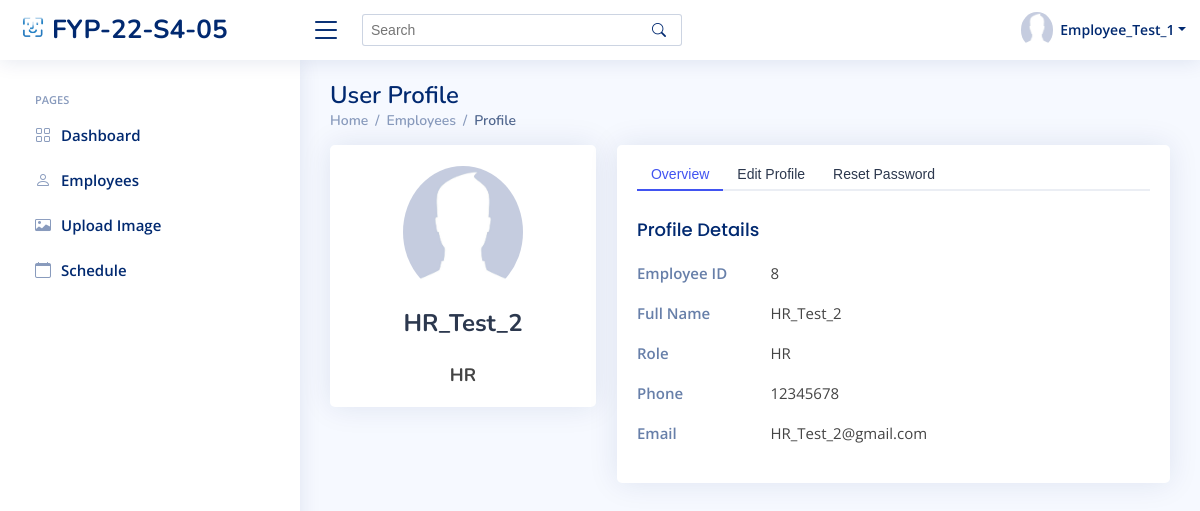
/sys_admin/view_employees/edit/8 (signed in), run on an earlier commit of the app's database.
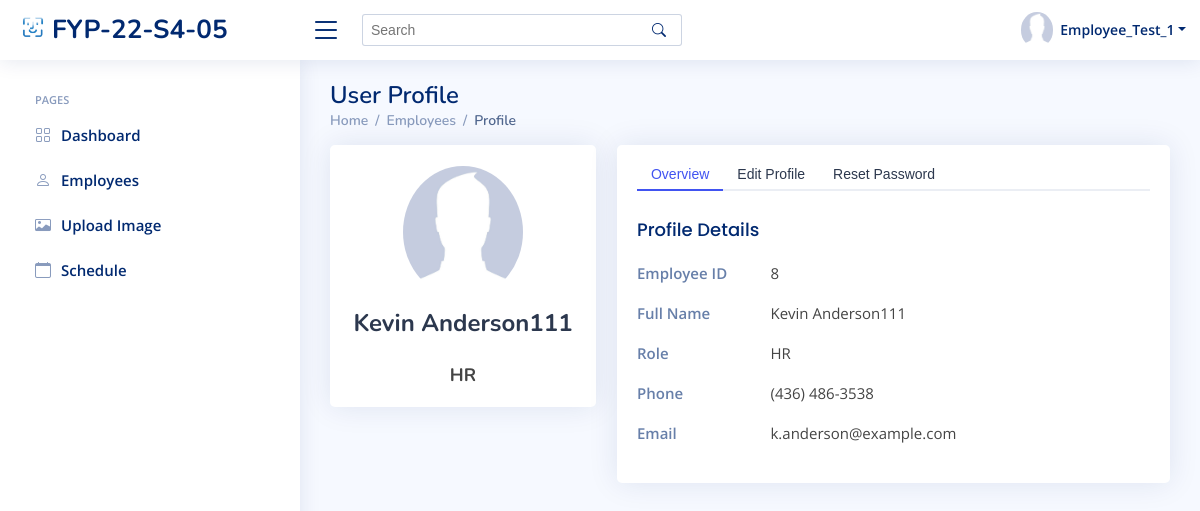
And on a later commit of the database.
### index/models.py (models this page shows, shortened)
class Employee(models.Model):
	Employee_ID = models.IntegerField(primary_key=True)
	Full_Name = models.CharField(max_length=100)
	Phone_Number = models.CharField(max_length=100)
	Email_Address = models.EmailField()
	Role = models.ForeignKey(Role, on_delete=models.CASCADE)
	Profile_Image = models.ImageField(default='profile_pics/default.jpg', upload_to='profile_pics')
	Password = models.CharField(max_length=256)
	Start_Date = models.DateField(auto_now_add=True)

### index/views/sys_admin.py (the view)
# urls.py: path('sys_admin/view_employees/edit/<int:edit_employee_id>', sys_admin.edit_employee, name='sys_admin_edit_employee'),
def edit_employee(request, edit_employee_id):
	if 'Employee_ID' in request.session:
		currentEmployee = Employee.objects.get(Employee_ID=request.session['Employee_ID'])
		if request.method == 'POST':
			edit_employee = Employee.objects.get(Employee_ID=edit_employee_id)
			edit_employee.Full_Name = request.POST.get('fullName')
			edit_employee.Role = Role.objects.get(Role_Name=request.POST.get('newRole'))
			edit_employee.Phone_Number = request.POST.get('phone')
			edit_employee.Email_Address = request.POST.get('email')
			edit_emplyee.save()
			return redirect('/sys_admin/view_employees/edit/' + str(edit_employee_id))
		else:
			if Employee.objects.filter(Employee_ID=edit_employee_id).count() == 1:
				edit_employee = Employee.objects.get(Employee_ID=edit_employee_id)
				context = {
					'edit_employee_id' : edit_employee_id,
					'edit_employee_full_name' : edit_employee.Full_Name,
					'edit_employee_role' : edit_employee.Role,
					'edit_employee_phone' : edit_employee.Phone_Number,
					'edit_employee_email' : edit_employee.Email_Address,
					'edit_employee_pfp' : edit_employee.Profile_Image.url,
					'Full_Name' : currentEmployee.Full_Name,
					'Role' : currentEmployee.Role.Role_Name,
					'PFP' : currentEmployee.Profile_Image.url,
				}
			return render(request, 'sys_admin/sys_admin_edit_employee.html', context)
	else:
		messages.error(request, 'Please login')
		return redirect('login')

### index/models.py (called while the page is built)
	def __str__(self):
		return self.Role_Name

### templates/sys_admin/sys_admin_edit_employee.html (shortened to what this page needs)
{% extends "index/base.html" %}
{% load static %}
{% block content %}
{% include 'sys_admin/sys_admin_base.html'%}
<main id="main" class="main">
    <div class="pagetitle">
      <h1>User Profile</h1>
      <nav>
        <ol class="breadcrumb">
          <li class="breadcrumb-item"><a href="{% url 'sys_admin_home' %}">Home</a></li>
          <li class="breadcrumb-item"><a href="{% url 'sys_admin_view_employees' %}">Employees</a></li>
          <li class="breadcrumb-item active">Profile</li>
        </ol>
      </nav>
    </div>
    <section class="section profile">
      <div class="row">
        <div class="col-xl-4">
          <div class="card">
            <div class="card-body profile-card pt-4 d-flex flex-column align-items-center">
              <img src="{{ edit_employee_pfp }}" alt="Profile" class="rounded-circle">
              <h2>{{ edit_employee_full_name }}</h2>
              <h3>{{ edit_employee_role }}</h3>
            </div>
          </div>
        </div>
        <div class="col-xl-8">
          <div class="card">
            <div class="card-body pt-3">
              <ul class="nav nav-tabs nav-tabs-bordered">
                <li class="nav-item">
                  <button class="nav-link active" data-bs-toggle="tab" data-bs-target="#profile-overview">Overview</button>
                </li>
                <li class="nav-item">
                  <button class="nav-link" data-bs-toggle="tab" data-bs-target="#profile-edit">Edit Profile</button>
                </li>
                <li class="nav-item">
                  <button class="nav-link" data-bs-toggle="tab" data-bs-target="#profile-reset-password">Reset Password</button>
                </li>
              </ul>
              <div class="tab-content pt-2">
                <div class="tab-pane fade show active profile-overview" id="profile-overview">
                  <h5 class="card-title">Profile Details</h5>
                  <div class="row">
                    <div class="col-lg-3 col-md-4 label">Employee ID</div>
                    <div class="col-lg-9 col-md-8">{{ edit_employee_id }}</div>
                  </div>
                  <div class="row">
                    <div class="col-lg-3 col-md-4 label ">Full Name</div>
                    <div class="col-lg-9 col-md-8">{{ edit_employee_full_name }}</div>
                  </div>
                  <div class="row">
                    <div class="col-lg-3 col-md-4 label">Role</div>
                    <div class="col-lg-9 col-md-8">{{ edit_employee_role }}</div>
                  </div>
                  <div class="row">
                    <div class="col-lg-3 col-md-4 label">Phone</div>
                    <div class="col-lg-9 col-md-8">{{ edit_employee_phone}}</div>
                  </div>
                  <div class="row">
                    <div class="col-lg-3 col-md-4 label">Email</div>
                    <div class="col-lg-9 col-md-8">{{ edit_employee_email }}</div>
                  </div>
                </div>
              </div>
            </div>
          </div>
        </div>
      </div>
    </section>
  </main>
{% endblock content %}

What changed in the data, as far as the page shows it:
changed Employee: Full_Name "HR_Test_2" → "Kevin Anderson111"; Phone_Number "12345678" → "(436) 486-3538"; Email_Address "HR_Test_2@gmail.com" → "k.anderson@example.com"
